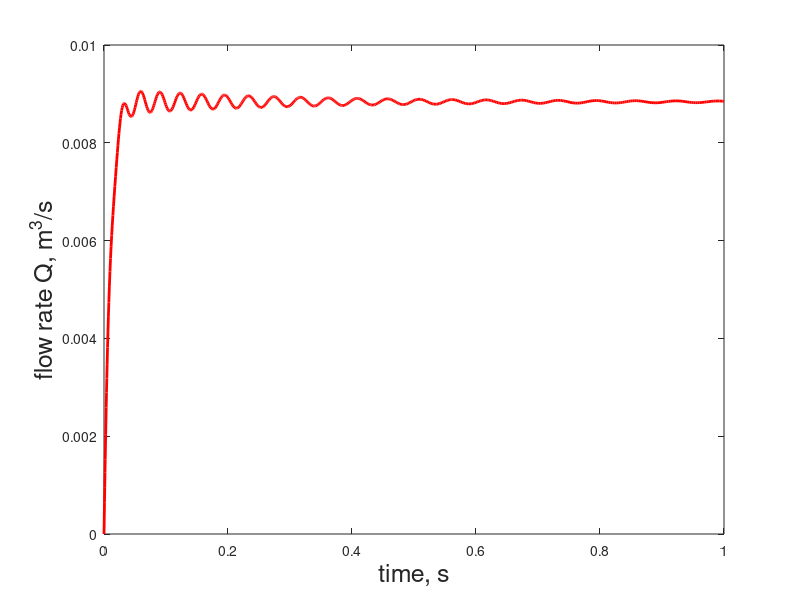
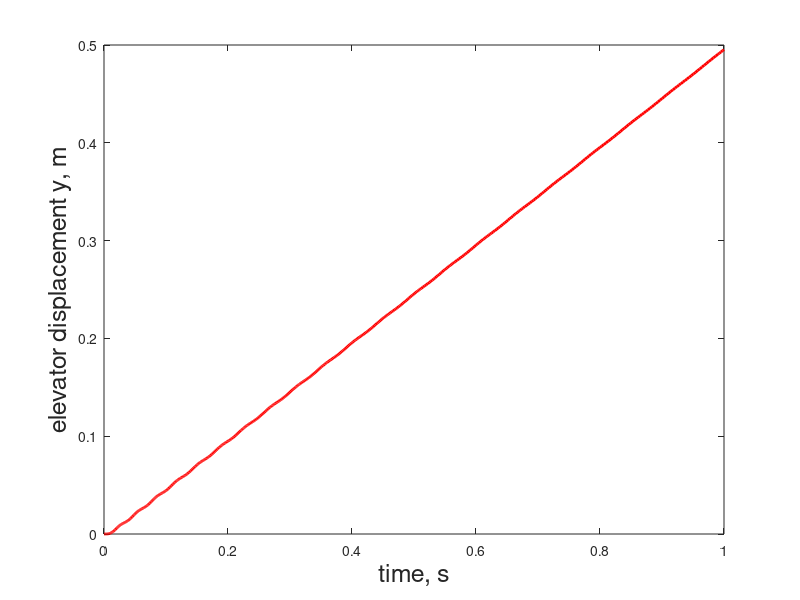
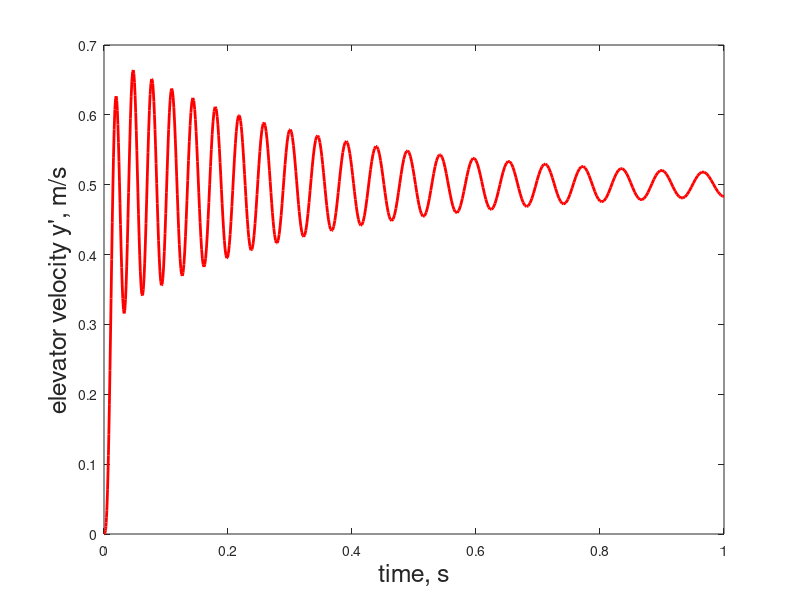
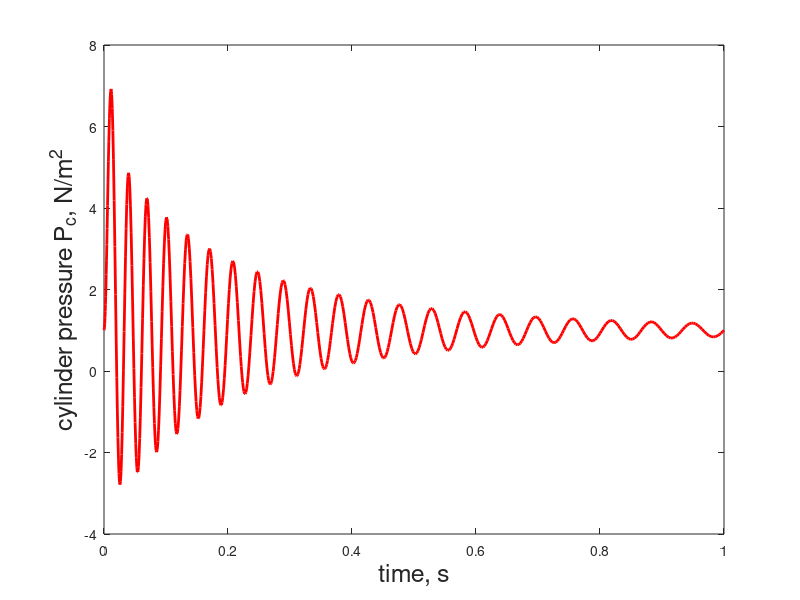

MATLAB code to generate these figures, in order:
function hw5parth
M = 1500; D=0.15; Cd=0.6; L=9; g=9.81; u=0.02; rho=1000;
d=0.015; be=4*(10^8); Pm=4.25*(10^7); Qm=0.0177;
Ac=pi*0.25*(D^2);
Pc0=(M*g)/Ac;
Ap=pi*0.25*(d^2);
[t,x]=ode45 (@eqns, [0 1], [Pc0 0 0 0]);
Pc=x(:,1); Q=x(:,2); y=x(:,3); dy=x(:,4);
figure(1)
plot(t,Q,'r','linewidth',2)
xlabel('time, s','fontsize',18)
ylabel('flow rate Q, m^3/s','fontsize',18)
figure(2)
plot(t,y,'r','linewidth',2)
xlabel('time, s','fontsize',18)
ylabel('elevator displacement y, m','fontsize',18)
figure(3)
plot(t,dy,'r','linewidth',2)
xlabel('time, s','fontsize',18)
ylabel('elevator velocity y'', m/s','fontsize',18)
figure(4)
plot(t,Pc/(M*g/Ac),'r','linewidth',2)
xlabel('time, s','fontsize',18)
ylabel('cylinder pressure P_c, N/m^2','fontsize',18)

    function dx=eqns(t,x)
        dx=zeros(4,1);
        Pc=x(1); Q=x(2); y=x(3); dy=x(4);
        Vc=(pi*0.25)*(((D^2)*y)+((d^2)*L));
        Pp=(Qm-Q)*(Pm/Qm);
        Rn=(4*rho*Q)/(pi*u*d);
        Pv=Pp-((rho*abs(Q)*Q)/(2*(Cd^2)*(Ap^2)));
        dx(1)=(be*(Q-Ac*dy))/Vc;
        if Rn>1187.6
            Res=((0.2414*(rho^0.75)*(u^0.25)*L)/(d^4.75))*Q*abs(Q)^0.75;
        else
            Res=((128*u*L)/(pi*(d^4)))*Q;
        end
        dx(2)=(Ap*((Pv-Pc)+(rho*g*L)-Res))/(rho*L);
        dx(3)=x(4);
        dx(4)=((Pc*Ac)/M)-g;
        Pc
    end
end

